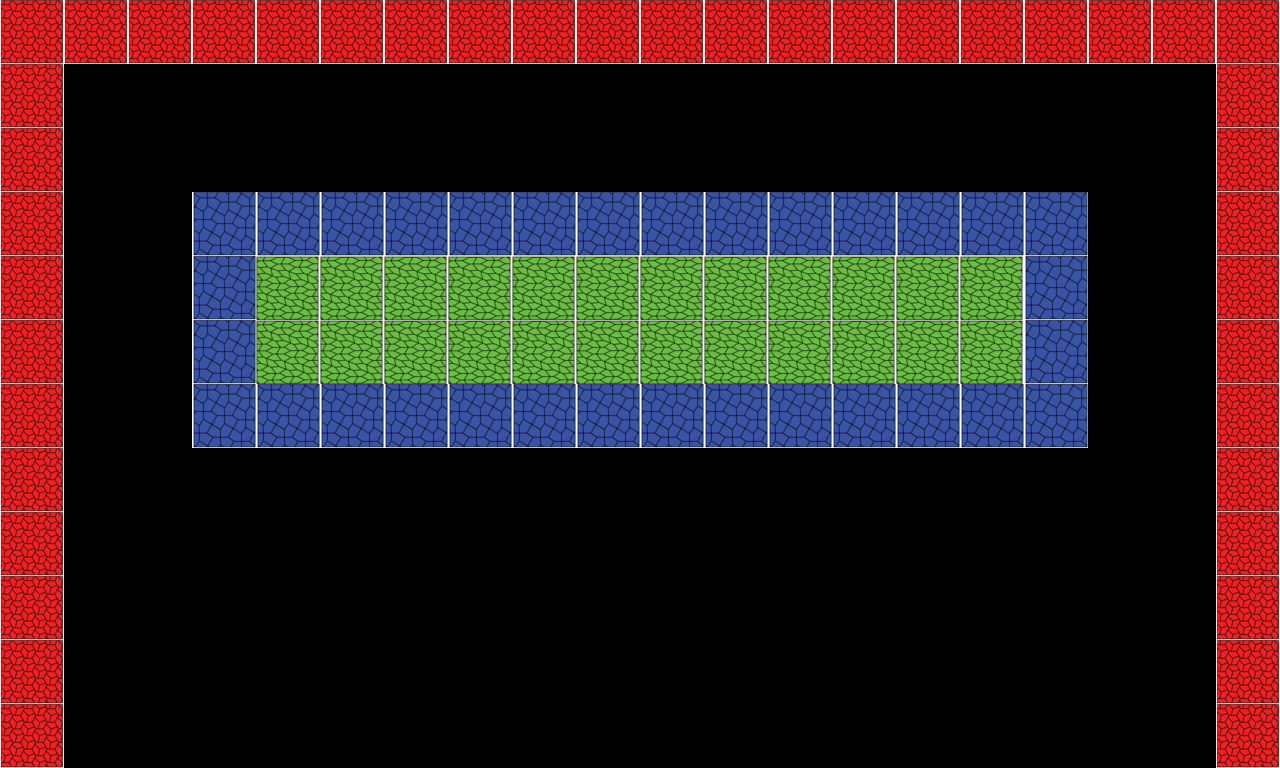

The image is a tile-based game level rendered from a .tmx file. Its description and source (layers, tilesets, objects; grid data summarised) follow:
An orthogonal 20x12 tile map with 64x64 px tiles, 1 tile layer (Tile Layer 1).

<map version="1.0" orientation="orthogonal" renderorder="right-down" width="20" height="12" tilewidth="64" tileheight="64" nextobjectid="1">
 <tileset firstgid="1" name="tiles" tilewidth="64" tileheight="64" tilecount="10" columns="5">
  <image source="tiles.png" trans="ffffff" width="320" height="128" />
 </tileset>
 <layer name="Tile Layer 1" width="20" height="12">
  <data>[240 cells, 98 non-empty, 3 distinct tile ids]</data>
 </layer>
</map>